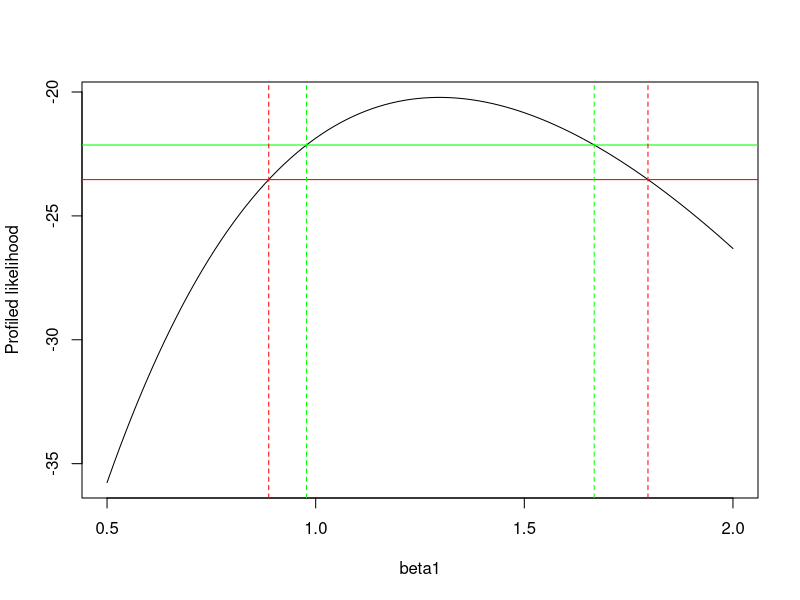

The R source for this figure:
######
#### EXERCISE 1
#####
mysummary <- function(x) {
  return(c(mean(x), var(x)))
}


######
#### EXERCISE 2
#####


# LOAD DATA
cancer <- na.omit(read.table("breast-cancer-wiconsin.txt"))


# CREATE VECTOR X
n <- nrow(cancer)
x <- cbind(rep(1, n), 
           cancer$nuclei)
y <- cancer$status / 2 - 1

# Function to update beta_t
update <- function(beta, x, y) {
  n <- length(y)
  prob <- 1 / (1 + exp(-x %*% beta))
  # score 
  score <- c(0, 0)
  for (i in 1:n) {
    score <- score + (y[i] - prob[i]) * x[i, ]
  }
  # J matrix
  J <- matrix(0, nrow = 2, ncol = 2)
  for (i in 1:n) {
    J <- J + prob[i] * (1 - prob[i]) * x[i, ] %*% t(x[i, ])
  }
  return(beta + solve(J, score))
  
}

# While loop
it_max <- 100
tol    <- 0.0001
it <- 0
beta0 <- c(0, 0)
beta1 <- update(beta0, x, y)
while(max(abs(beta0 - beta1)) > tol & it < it_max) {
  it <- it + 1
  beta0 <- beta1
  beta1 <- update(beta0, x, y)
}
print(beta1)

# Log-likelihood function
log_likelihood <- function(beta, x, y) {
  prob <- 1 / (1 + exp(-x %*% beta))
  return(sum(y * log(prob) + (1 - y) * log(1 - prob)))
}

# Optimization
optim(par = c(0, 0), fn = log_likelihood, x = x, y = y, 
      method = "BFGS",
      control = list(fnscale = -1))

# Using GLM function
glm(I(status / 2 - 1)~ 1 + nuclei, data = cancer, family = binomial(link = "logit"))



######
#### EXERCISE 3
#####

# Load data
goose.data <- read.table("goose.txt", header=TRUE)

# Fit GLM
goose.glm  <- glm( cbind(returned, offered - returned) ~ log(bid), 
                  data = goose.data, 
                  family = binomial(link = "logit"))
summary(goose.glm)


# Log-likelihood of the fit
l <- logLik(goose.glm)

# Cut-off values for profile-likelihood tests.
cut_off_value_5pc <- l - 0.5 * qchisq(1 - 0.05, df = 1)
cut_off_value_1pc <- l - 0.5 * qchisq(1 - 0.01, df = 1)

# confindence intervals using confint : 
confint(goose.glm, "log(bid)", level = 0.95)

# Function to compute profile likelihood
profile_likelihood <- function(beta1) {
  fit_constrained <- glm(cbind(returned, offered - returned) ~ 1 + offset(beta1 * log(bid)), 
                           data = goose.data,
                           family = binomial(link = "logit"))
  logl <- logLik(fit_constrained) 
  return(logl)
}


# Function to compute profile likelihood on a vector of beta1
profile_likelihood_1 <- function(beta1) {
  p <- length(beta1)
  logl <-vector("numeric", p)
  for (i in 1:p) {
   logl[i] <- profile_likelihood(beta1[i])
  }
  return(logl)
}

# list of beta1 to plot
beta1_list <- seq(0.5, 2, length.out = 100)

# plot profile likelihood
plot(beta1_list, profile_likelihood_1(beta1_list), type = "l", 
     xlab = "beta1", 
     ylab = "Profiled likelihood")
# add cut-off values
abline(h = cut_off_value_1pc, col = "red")
abline(h = cut_off_value_5pc, col = "green")

# add confidence intervals from confint function
abline(v = confint(goose.glm, "log(bid)", level = 0.99), col = "red", lty = 2)
abline(v = confint(goose.glm, "log(bid)", level = 0.95), col = "green", lty = 2)
